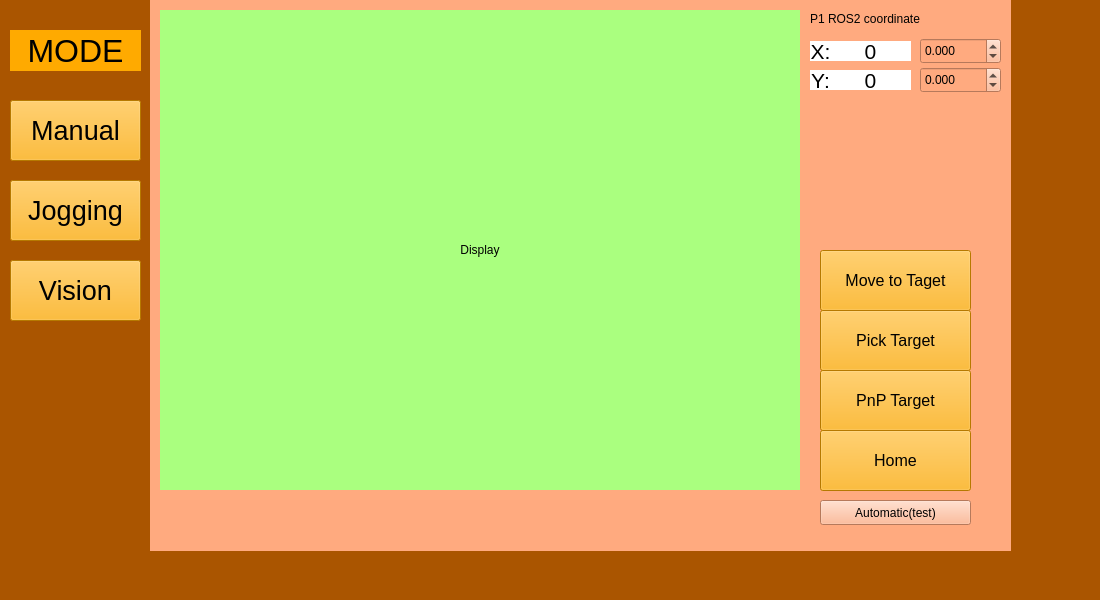
<?xml version="1.0" encoding="UTF-8"?>
<ui version="4.0">
 <class>MainWindow</class>
 <widget class="QMainWindow" name="MainWindow">
  <property name="geometry">
   <rect>
    <x>0</x>
    <y>0</y>
    <width>1100</width>
    <height>600</height>
   </rect>
  </property>
  <property name="windowTitle">
   <string>MainWindow</string>
  </property>
  <property name="styleSheet">
   <string notr="true">background-color: rgb(170, 85, 0);</string>
  </property>
  <widget class="QWidget" name="centralwidget">
   <widget class="QStackedWidget" name="stackedWidget">
    <property name="geometry">
     <rect>
      <x>150</x>
      <y>0</y>
      <width>861</width>
      <height>551</height>
     </rect>
    </property>
    <property name="styleSheet">
     <string notr="true">background-color: rgb(255, 170, 127);</string>
    </property>
    <property name="currentIndex">
     <number>1</number>
    </property>
    <widget class="QWidget" name="manpage">
     <widget class="QSlider" name="horizontalSlider_2">
      <property name="geometry">
       <rect>
        <x>70</x>
        <y>240</y>
        <width>271</width>
        <height>31</height>
       </rect>
      </property>
      <property name="cursor">
       <cursorShape>PointingHandCursor</cursorShape>
      </property>
      <property name="mouseTracking">
       <bool>false</bool>
      </property>
      <property name="tabletTracking">
       <bool>false</bool>
      </property>
      <property name="styleSheet">
       <string notr="true">background-color: rgb(255, 170, 0);</string>
      </property>
      <property name="maximum">
       <number>150</number>
      </property>
      <property name="orientation">
       <enum>Qt::Horizontal</enum>
      </property>
     </widget>
     <widget class="QPushButton" name="home_bottom">
      <property name="geometry">
       <rect>
        <x>460</x>
        <y>170</y>
        <width>111</width>
        <height>61</height>
       </rect>
      </property>
      <property name="font">
       <font>
        <pointsize>12</pointsize>
       </font>
      </property>
      <property name="styleSheet">
       <string notr="true">background-color: rgb(255, 170, 0);</string>
      </property>
      <property name="text">
       <string>Home</string>
      </property>
     </widget>
     <widget class="QLabel" name="Z_core">
      <property name="geometry">
       <rect>
        <x>160</x>
        <y>300</y>
        <width>101</width>
        <height>41</height>
       </rect>
      </property>
      <property name="font">
       <font>
        <pointsize>24</pointsize>
       </font>
      </property>
      <property name="styleSheet">
       <string notr="true">background-color: rgb(255, 170, 0);</string>
      </property>
      <property name="text">
       <string>0</string>
      </property>
      <property name="alignment">
       <set>Qt::AlignCenter</set>
      </property>
     </widget>
     <widget class="QSlider" name="horizontalSlider_3">
      <property name="geometry">
       <rect>
        <x>70</x>
        <y>350</y>
        <width>271</width>
        <height>31</height>
       </rect>
      </property>
      <property name="cursor">
       <cursorShape>PointingHandCursor</cursorShape>
      </property>
      <property name="mouseTracking">
       <bool>false</bool>
      </property>
      <property name="tabletTracking">
       <bool>false</bool>
      </property>
      <property name="styleSheet">
       <string notr="true">background-color: rgb(255, 170, 0);</string>
      </property>
      <property name="maximum">
       <number>120</number>
      </property>
      <property name="orientation">
       <enum>Qt::Horizontal</enum>
      </property>
     </widget>
     <widget class="QPushButton" name="start_bottom">
      <property name="geometry">
       <rect>
        <x>460</x>
        <y>240</y>
        <width>111</width>
        <height>61</height>
       </rect>
      </property>
      <property name="font">
       <font>
        <pointsize>12</pointsize>
       </font>
      </property>
      <property name="styleSheet">
       <string notr="true">background-color: rgb(255, 170, 0);</string>
      </property>
      <property name="text">
       <string>Start</string>
      </property>
     </widget>
     <widget class="QLabel" name="label">
      <property name="geometry">
       <rect>
        <x>80</x>
        <y>300</y>
        <width>41</width>
        <height>41</height>
       </rect>
      </property>
      <property name="font">
       <font>
        <pointsize>14</pointsize>
       </font>
      </property>
      <property name="layoutDirection">
       <enum>Qt::LeftToRight</enum>
      </property>
      <property name="styleSheet">
       <string notr="true">background-color: rgb(255, 170, 0);</string>
      </property>
      <property name="text">
       <string>Z -</string>
      </property>
      <property name="alignment">
       <set>Qt::AlignCenter</set>
      </property>
     </widget>
     <widget class="QLabel" name="label_4">
      <property name="geometry">
       <rect>
        <x>300</x>
        <y>190</y>
        <width>41</width>
        <height>41</height>
       </rect>
      </property>
      <property name="font">
       <font>
        <pointsize>14</pointsize>
       </font>
      </property>
      <property name="layoutDirection">
       <enum>Qt::LeftToRight</enum>
      </property>
      <property name="styleSheet">
       <string notr="true">background-color: rgb(255, 170, 0);</string>
      </property>
      <property name="text">
       <string>Y +</string>
      </property>
      <property name="alignment">
       <set>Qt::AlignCenter</set>
      </property>
     </widget>
     <widget class="QLabel" name="label_5">
      <property name="geometry">
       <rect>
        <x>300</x>
        <y>300</y>
        <width>41</width>
        <height>41</height>
       </rect>
      </property>
      <property name="font">
       <font>
        <pointsize>14</pointsize>
       </font>
      </property>
      <property name="layoutDirection">
       <enum>Qt::LeftToRight</enum>
      </property>
      <property name="styleSheet">
       <string notr="true">background-color: rgb(255, 170, 0);</string>
      </property>
      <property name="text">
       <string>Z +</string>
      </property>
      <property name="alignment">
       <set>Qt::AlignCenter</set>
      </property>
     </widget>
     <widget class="QLabel" name="X_core">
      <property name="geometry">
       <rect>
        <x>160</x>
        <y>80</y>
        <width>101</width>
        <height>41</height>
       </rect>
      </property>
      <property name="font">
       <font>
        <pointsize>24</pointsize>
       </font>
      </property>
      <property name="styleSheet">
       <string notr="true">background-color: rgb(255, 170, 0);</string>
      </property>
      <property name="text">
       <string>0</string>
      </property>
      <property name="alignment">
       <set>Qt::AlignCenter</set>
      </property>
     </widget>
     <widget class="QLabel" name="label_3">
      <property name="geometry">
       <rect>
        <x>80</x>
        <y>80</y>
        <width>41</width>
        <height>41</height>
       </rect>
      </property>
      <property name="font">
       <font>
        <pointsize>14</pointsize>
       </font>
      </property>
      <property name="layoutDirection">
       <enum>Qt::LeftToRight</enum>
      </property>
      <property name="styleSheet">
       <string notr="true">background-color: rgb(255, 170, 0);</string>
      </property>
      <property name="text">
       <string>X -</string>
      </property>
      <property name="alignment">
       <set>Qt::AlignCenter</set>
      </property>
     </widget>
     <widget class="QLabel" name="Y_core">
      <property name="geometry">
       <rect>
        <x>160</x>
        <y>190</y>
        <width>101</width>
        <height>41</height>
       </rect>
      </property>
      <property name="font">
       <font>
        <pointsize>24</pointsize>
       </font>
      </property>
      <property name="styleSheet">
       <string notr="true">background-color: rgb(255, 170, 0);</string>
      </property>
      <property name="text">
       <string>0</string>
      </property>
      <property name="alignment">
       <set>Qt::AlignCenter</set>
      </property>
     </widget>
     <widget class="QLabel" name="label_2">
      <property name="geometry">
       <rect>
        <x>80</x>
        <y>190</y>
        <width>41</width>
        <height>41</height>
       </rect>
      </property>
      <property name="font">
       <font>
        <pointsize>14</pointsize>
       </font>
      </property>
      <property name="layoutDirection">
       <enum>Qt::LeftToRight</enum>
      </property>
      <property name="styleSheet">
       <string notr="true">background-color: rgb(255, 170, 0);</string>
      </property>
      <property name="text">
       <string>Y -</string>
      </property>
      <property name="alignment">
       <set>Qt::AlignCenter</set>
      </property>
     </widget>
     <widget class="QSlider" name="horizontalSlider_1">
      <property name="geometry">
       <rect>
        <x>70</x>
        <y>140</y>
        <width>271</width>
        <height>31</height>
       </rect>
      </property>
      <property name="cursor">
       <cursorShape>PointingHandCursor</cursorShape>
      </property>
      <property name="mouseTracking">
       <bool>false</bool>
      </property>
      <property name="tabletTracking">
       <bool>false</bool>
      </property>
      <property name="focusPolicy">
       <enum>Qt::WheelFocus</enum>
      </property>
      <property name="autoFillBackground">
       <bool>false</bool>
      </property>
      <property name="styleSheet">
       <string notr="true">background-color: rgb(255, 170, 0);</string>
      </property>
      <property name="maximum">
       <number>240</number>
      </property>
      <property name="orientation">
       <enum>Qt::Horizontal</enum>
      </property>
     </widget>
     <widget class="QLabel" name="label_6">
      <property name="geometry">
       <rect>
        <x>300</x>
        <y>80</y>
        <width>41</width>
        <height>41</height>
       </rect>
      </property>
      <property name="font">
       <font>
        <pointsize>14</pointsize>
       </font>
      </property>
      <property name="layoutDirection">
       <enum>Qt::LeftToRight</enum>
      </property>
      <property name="styleSheet">
       <string notr="true">background-color: rgb(255, 170, 0);</string>
      </property>
      <property name="text">
       <string>X +</string>
      </property>
      <property name="alignment">
       <set>Qt::AlignCenter</set>
      </property>
     </widget>
     <widget class="QLabel" name="label_7">
      <property name="geometry">
       <rect>
        <x>40</x>
        <y>30</y>
        <width>311</width>
        <height>41</height>
       </rect>
      </property>
      <property name="font">
       <font>
        <pointsize>24</pointsize>
       </font>
      </property>
      <property name="styleSheet">
       <string notr="true">background-color: rgb(255, 170, 0);</string>
      </property>
      <property name="text">
       <string>Joint Positions (mm)</string>
      </property>
      <property name="alignment">
       <set>Qt::AlignCenter</set>
      </property>
     </widget>
     <widget class="QPushButton" name="Initial_bottom">
      <property name="geometry">
       <rect>
        <x>460</x>
        <y>100</y>
        <width>111</width>
        <height>61</height>
       </rect>
      </property>
      <property name="font">
       <font>
        <pointsize>12</pointsize>
       </font>
      </property>
      <property name="styleSheet">
       <string notr="true">background-color: rgb(255, 170, 0);</string>
      </property>
      <property name="text">
       <string>Initial</string>
      </property>
     </widget>
     <widget class="QLabel" name="label_28">
      <property name="geometry">
       <rect>
        <x>390</x>
        <y>40</y>
        <width>251</width>
        <height>41</height>
       </rect>
      </property>
      <property name="font">
       <font>
        <pointsize>24</pointsize>
       </font>
      </property>
      <property name="styleSheet">
       <string notr="true">background-color: rgb(255, 170, 0);</string>
      </property>
      <property name="text">
       <string>Manual Mode</string>
      </property>
      <property name="alignment">
       <set>Qt::AlignCenter</set>
      </property>
     </widget>
    </widget>
    <widget class="QWidget" name="visionpage">
     <widget class="QLabel" name="Display">
      <property name="geometry">
       <rect>
        <x>10</x>
        <y>10</y>
        <width>640</width>
        <height>480</height>
       </rect>
      </property>
      <property name="styleSheet">
       <string notr="true">background-color: rgb(170, 255, 127);</string>
      </property>
      <property name="text">
       <string>Display</string>
      </property>
      <property name="alignment">
       <set>Qt::AlignCenter</set>
      </property>
     </widget>
     <widget class="QPushButton" name="home_bt">
      <property name="geometry">
       <rect>
        <x>670</x>
        <y>430</y>
        <width>151</width>
        <height>61</height>
       </rect>
      </property>
      <property name="font">
       <font>
        <pointsize>12</pointsize>
       </font>
      </property>
      <property name="styleSheet">
       <string notr="true">background-color: rgb(255, 170, 0);</string>
      </property>
      <property name="text">
       <string>Home</string>
      </property>
     </widget>
     <widget class="QPushButton" name="Gopoint">
      <property name="geometry">
       <rect>
        <x>670</x>
        <y>250</y>
        <width>151</width>
        <height>61</height>
       </rect>
      </property>
      <property name="font">
       <font>
        <pointsize>12</pointsize>
       </font>
      </property>
      <property name="styleSheet">
       <string notr="true">background-color: rgb(255, 170, 0);</string>
      </property>
      <property name="text">
       <string>Move to Taget</string>
      </property>
     </widget>
     <widget class="QPushButton" name="pnp_bt">
      <property name="geometry">
       <rect>
        <x>670</x>
        <y>370</y>
        <width>151</width>
        <height>61</height>
       </rect>
      </property>
      <property name="font">
       <font>
        <pointsize>12</pointsize>
       </font>
      </property>
      <property name="styleSheet">
       <string notr="true">background-color: rgb(255, 170, 0);</string>
      </property>
      <property name="text">
       <string>PnP Target</string>
      </property>
     </widget>
     <widget class="QLabel" name="label_18">
      <property name="geometry">
       <rect>
        <x>660</x>
        <y>70</y>
        <width>21</width>
        <height>20</height>
       </rect>
      </property>
      <property name="font">
       <font>
        <pointsize>16</pointsize>
       </font>
      </property>
      <property name="styleSheet">
       <string notr="true">background-color: rgb(255, 255, 255);</string>
      </property>
      <property name="text">
       <string>Y:</string>
      </property>
      <property name="alignment">
       <set>Qt::AlignCenter</set>
      </property>
     </widget>
     <widget class="QLabel" name="label_15">
      <property name="geometry">
       <rect>
        <x>660</x>
        <y>10</y>
        <width>141</width>
        <height>17</height>
       </rect>
      </property>
      <property name="text">
       <string>P1 ROS2 coordinate</string>
      </property>
     </widget>
     <widget class="QLabel" name="Vision_X">
      <property name="geometry">
       <rect>
        <x>680</x>
        <y>41</y>
        <width>81</width>
        <height>20</height>
       </rect>
      </property>
      <property name="font">
       <font>
        <pointsize>16</pointsize>
       </font>
      </property>
      <property name="styleSheet">
       <string notr="true">background-color: rgb(255, 255, 255);</string>
      </property>
      <property name="text">
       <string>0</string>
      </property>
      <property name="alignment">
       <set>Qt::AlignCenter</set>
      </property>
     </widget>
     <widget class="QLabel" name="Vision_Y">
      <property name="geometry">
       <rect>
        <x>680</x>
        <y>70</y>
        <width>81</width>
        <height>20</height>
       </rect>
      </property>
      <property name="font">
       <font>
        <pointsize>16</pointsize>
       </font>
      </property>
      <property name="styleSheet">
       <string notr="true">background-color: rgb(255, 255, 255);</string>
      </property>
      <property name="text">
       <string>0</string>
      </property>
      <property name="alignment">
       <set>Qt::AlignCenter</set>
      </property>
     </widget>
     <widget class="QLabel" name="label_16">
      <property name="geometry">
       <rect>
        <x>660</x>
        <y>41</y>
        <width>21</width>
        <height>20</height>
       </rect>
      </property>
      <property name="font">
       <font>
        <pointsize>16</pointsize>
       </font>
      </property>
      <property name="styleSheet">
       <string notr="true">background-color: rgb(255, 255, 255);</string>
      </property>
      <property name="text">
       <string>X:</string>
      </property>
      <property name="alignment">
       <set>Qt::AlignCenter</set>
      </property>
     </widget>
     <widget class="QPushButton" name="pick_target_bt">
      <property name="geometry">
       <rect>
        <x>670</x>
        <y>310</y>
        <width>151</width>
        <height>61</height>
       </rect>
      </property>
      <property name="font">
       <font>
        <pointsize>12</pointsize>
       </font>
      </property>
      <property name="styleSheet">
       <string notr="true">background-color: rgb(255, 170, 0);</string>
      </property>
      <property name="text">
       <string>Pick Target</string>
      </property>
     </widget>
     <widget class="QDoubleSpinBox" name="x_offset_spin">
      <property name="geometry">
       <rect>
        <x>770</x>
        <y>38</y>
        <width>81</width>
        <height>26</height>
       </rect>
      </property>
      <property name="decimals">
       <number>3</number>
      </property>
      <property name="minimum">
       <double>-99.989999999999995</double>
      </property>
      <property name="singleStep">
       <double>0.010000000000000</double>
      </property>
     </widget>
     <widget class="QDoubleSpinBox" name="y_offset_spin">
      <property name="geometry">
       <rect>
        <x>770</x>
        <y>67</y>
        <width>81</width>
        <height>26</height>
       </rect>
      </property>
      <property name="decimals">
       <number>3</number>
      </property>
      <property name="minimum">
       <double>-99.989999999999995</double>
      </property>
      <property name="singleStep">
       <double>0.010000000000000</double>
      </property>
      <property name="stepType">
       <enum>QAbstractSpinBox::DefaultStepType</enum>
      </property>
      <property name="value">
       <double>0.000000000000000</double>
      </property>
     </widget>
     <widget class="QPushButton" name="auto_bt">
      <property name="geometry">
       <rect>
        <x>670</x>
        <y>500</y>
        <width>151</width>
        <height>25</height>
       </rect>
      </property>
      <property name="text">
       <string>Automatic(test)</string>
      </property>
     </widget>
    </widget>
    <widget class="QWidget" name="jogpage">
     <widget class="QPushButton" name="jogxu">
      <property name="geometry">
       <rect>
        <x>526</x>
        <y>90</y>
        <width>91</width>
        <height>51</height>
       </rect>
      </property>
      <property name="styleSheet">
       <string notr="true">background-color: rgb(170, 255, 127);</string>
      </property>
      <property name="text">
       <string>Up</string>
      </property>
      <property name="icon">
       <iconset theme="Arrow">
        <normaloff>../GUIVision</normaloff>../GUIVision</iconset>
      </property>
     </widget>
     <widget class="QPushButton" name="jogyd">
      <property name="geometry">
       <rect>
        <x>260</x>
        <y>200</y>
        <width>91</width>
        <height>51</height>
       </rect>
      </property>
      <property name="styleSheet">
       <string notr="true">background-color: rgb(255, 85, 0);</string>
      </property>
      <property name="text">
       <string>Down</string>
      </property>
     </widget>
     <widget class="QPushButton" name="jogxd">
      <property name="geometry">
       <rect>
        <x>260</x>
        <y>90</y>
        <width>91</width>
        <height>51</height>
       </rect>
      </property>
      <property name="styleSheet">
       <string notr="true">background-color: rgb(255, 85, 0);</string>
      </property>
      <property name="text">
       <string>Down</string>
      </property>
     </widget>
     <widget class="QPushButton" name="jogyu">
      <property name="geometry">
       <rect>
        <x>526</x>
        <y>200</y>
        <width>91</width>
        <height>51</height>
       </rect>
      </property>
      <property name="styleSheet">
       <string notr="true">background-color: rgb(170, 255, 127);</string>
      </property>
      <property name="text">
       <string>Up</string>
      </property>
     </widget>
     <widget class="QPushButton" name="jogzd">
      <property name="geometry">
       <rect>
        <x>260</x>
        <y>310</y>
        <width>91</width>
        <height>51</height>
       </rect>
      </property>
      <property name="styleSheet">
       <string notr="true">background-color: rgb(255, 85, 0);</string>
      </property>
      <property name="text">
       <string>Down</string>
      </property>
     </widget>
     <widget class="QPushButton" name="jogzu">
      <property name="geometry">
       <rect>
        <x>526</x>
        <y>310</y>
        <width>91</width>
        <height>51</height>
       </rect>
      </property>
      <property name="styleSheet">
       <string notr="true">background-color: rgb(170, 255, 127);</string>
      </property>
      <property name="text">
       <string>Up</string>
      </property>
     </widget>
     <widget class="QLabel" name="label_9">
      <property name="geometry">
       <rect>
        <x>286</x>
        <y>260</y>
        <width>41</width>
        <height>41</height>
       </rect>
      </property>
      <property name="font">
       <font>
        <pointsize>14</pointsize>
       </font>
      </property>
      <property name="layoutDirection">
       <enum>Qt::LeftToRight</enum>
      </property>
      <property name="styleSheet">
       <string notr="true">background-color: rgb(255, 170, 0);</string>
      </property>
      <property name="text">
       <string>Z -</string>
      </property>
      <property name="alignment">
       <set>Qt::AlignCenter</set>
      </property>
     </widget>
     <widget class="QLabel" name="label_10">
      <property name="geometry">
       <rect>
        <x>286</x>
        <y>40</y>
        <width>41</width>
        <height>41</height>
       </rect>
      </property>
      <property name="font">
       <font>
        <pointsize>14</pointsize>
       </font>
      </property>
      <property name="layoutDirection">
       <enum>Qt::LeftToRight</enum>
      </property>
      <property name="styleSheet">
       <string notr="true">background-color: rgb(255, 170, 0);</string>
      </property>
      <property name="text">
       <string>X -</string>
      </property>
      <property name="alignment">
       <set>Qt::AlignCenter</set>
      </property>
     </widget>
     <widget class="QLabel" name="label_11">
      <property name="geometry">
       <rect>
        <x>556</x>
        <y>260</y>
        <width>41</width>
        <height>41</height>
       </rect>
      </property>
      <property name="font">
       <font>
        <pointsize>14</pointsize>
       </font>
      </property>
      <property name="layoutDirection">
       <enum>Qt::LeftToRight</enum>
      </property>
      <property name="styleSheet">
       <string notr="true">background-color: rgb(255, 170, 0);</string>
      </property>
      <property name="text">
       <string>Z +</string>
      </property>
      <property name="alignment">
       <set>Qt::AlignCenter</set>
      </property>
     </widget>
     <widget class="QLabel" name="label_12">
      <property name="geometry">
       <rect>
        <x>556</x>
        <y>150</y>
        <width>41</width>
        <height>41</height>
       </rect>
      </property>
      <property name="font">
       <font>
        <pointsize>14</pointsize>
       </font>
      </property>
      <property name="layoutDirection">
       <enum>Qt::LeftToRight</enum>
      </property>
      <property name="styleSheet">
       <string notr="true">background-color: rgb(255, 170, 0);</string>
      </property>
      <property name="text">
       <string>Y +</string>
      </property>
      <property name="alignment">
       <set>Qt::AlignCenter</set>
      </property>
     </widget>
     <widget class="QLabel" name="label_13">
      <property name="geometry">
       <rect>
        <x>286</x>
        <y>150</y>
        <width>41</width>
        <height>41</height>
       </rect>
      </property>
      <property name="font">
       <font>
        <pointsize>14</pointsize>
       </font>
      </property>
      <property name="layoutDirection">
       <enum>Qt::LeftToRight</enum>
      </property>
      <property name="styleSheet">
       <string notr="true">background-color: rgb(255, 170, 0);</string>
      </property>
      <property name="text">
       <string>Y -</string>
      </property>
      <property name="alignment">
       <set>Qt::AlignCenter</set>
      </property>
     </widget>
     <widget class="QLabel" name="label_14">
      <property name="geometry">
       <rect>
        <x>556</x>
        <y>40</y>
        <width>41</width>
        <height>41</height>
       </rect>
      </property>
      <property name="font">
       <font>
        <pointsize>14</pointsize>
       </font>
      </property>
      <property name="layoutDirection">
       <enum>Qt::LeftToRight</enum>
      </property>
      <property name="styleSheet">
       <string notr="true">background-color: rgb(255, 170, 0);</string>
      </property>
      <property name="text">
       <string>X +</string>
      </property>
      <property name="alignment">
       <set>Qt::AlignCenter</set>
      </property>
     </widget>
     <widget class="QLabel" name="Z_core_j">
      <property name="geometry">
       <rect>
        <x>386</x>
        <y>310</y>
        <width>101</width>
        <height>51</height>
       </rect>
      </property>
      <property name="font">
       <font>
        <pointsize>24</pointsize>
       </font>
      </property>
      <property name="styleSheet">
       <string notr="true">background-color: rgb(255, 170, 0);</string>
      </property>
      <property name="text">
       <string>0</string>
      </property>
      <property name="alignment">
       <set>Qt::AlignCenter</set>
      </property>
     </widget>
     <widget class="QLabel" name="X_core_j">
      <property name="geometry">
       <rect>
        <x>386</x>
        <y>90</y>
        <width>101</width>
        <height>51</height>
       </rect>
      </property>
      <property name="font">
       <font>
        <pointsize>24</pointsize>
       </font>
      </property>
      <property name="styleSheet">
       <string notr="true">background-color: rgb(255, 170, 0);</string>
      </property>
      <property name="text">
       <string>0</string>
      </property>
      <property name="alignment">
       <set>Qt::AlignCenter</set>
      </property>
     </widget>
     <widget class="QLabel" name="Y_core_j">
      <property name="geometry">
       <rect>
        <x>386</x>
        <y>200</y>
        <width>101</width>
        <height>51</height>
       </rect>
      </property>
      <property name="font">
       <font>
        <pointsize>24</pointsize>
       </font>
      </property>
      <property name="styleSheet">
       <string notr="true">background-color: rgb(255, 170, 0);</string>
      </property>
      <property name="text">
       <string>0</string>
      </property>
      <property name="alignment">
       <set>Qt::AlignCenter</set>
      </property>
     </widget>
     <widget class="QLabel" name="X_core_j_2">
      <property name="geometry">
       <rect>
        <x>350</x>
        <y>30</y>
        <width>171</width>
        <height>51</height>
       </rect>
      </property>
      <property name="font">
       <font>
        <pointsize>24</pointsize>
       </font>
      </property>
      <property name="styleSheet">
       <string notr="true">background-color: rgb(255, 170, 0);</string>
      </property>
      <property name="text">
       <string>Millimeters</string>
      </property>
      <property name="alignment">
       <set>Qt::AlignCenter</set>
      </property>
     </widget>
     <widget class="QLineEdit" name="lineEdit">
      <property name="geometry">
       <rect>
        <x>30</x>
        <y>190</y>
        <width>161</width>
        <height>51</height>
       </rect>
      </property>
      <property name="font">
       <font>
        <pointsize>18</pointsize>
       </font>
      </property>
      <property name="text">
       <string>0</string>
      </property>
      <property name="cursorPosition">
       <number>1</number>
      </property>
      <property name="alignment">
       <set>Qt::AlignCenter</set>
      </property>
     </widget>
     <widget class="QLabel" name="X_core_j_3">
      <property name="geometry">
       <rect>
        <x>40</x>
        <y>130</y>
        <width>151</width>
        <height>51</height>
       </rect>
      </property>
      <property name="font">
       <font>
        <pointsize>14</pointsize>
       </font>
      </property>
      <property name="styleSheet">
       <string notr="true">background-color: rgb(255, 170, 0);</string>
      </property>
      <property name="text">
       <string>Setting (mm)</string>
      </property>
      <property name="alignment">
       <set>Qt::AlignCenter</set>
      </property>
     </widget>
     <widget class="QPushButton" name="selectbot">
      <property name="geometry">
       <rect>
        <x>20</x>
        <y>260</y>
        <width>81</width>
        <height>51</height>
       </rect>
      </property>
      <property name="styleSheet">
       <string notr="true">background-color: rgb(255, 85, 0);</string>
      </property>
      <property name="text">
       <string>Select</string>
      </property>
     </widget>
     <widget class="QPushButton" name="Restsetbot">
      <property name="geometry">
       <rect>
        <x>130</x>
        <y>260</y>
        <width>81</width>
        <height>51</height>
       </rect>
      </property>
      <property name="styleSheet">
       <string notr="true">background-color: rgb(170, 255, 127);</string>
      </property>
      <property name="text">
       <string>Reset</string>
      </property>
     </widget>
    </widget>
   </widget>
   <widget class="QPushButton" name="mannualMode">
    <property name="geometry">
     <rect>
      <x>10</x>
      <y>100</y>
      <width>131</width>
      <height>61</height>
     </rect>
    </property>
    <property name="font">
     <font>
      <pointsize>20</pointsize>
     </font>
    </property>
    <property name="styleSheet">
     <string notr="true">background-color: rgb(255, 170, 0);</string>
    </property>
    <property name="text">
     <string>Manual</string>
    </property>
   </widget>
   <widget class="QLabel" name="label_8">
    <property name="geometry">
     <rect>
      <x>10</x>
      <y>30</y>
      <width>131</width>
      <height>41</height>
     </rect>
    </property>
    <property name="font">
     <font>
      <pointsize>24</pointsize>
     </font>
    </property>
    <property name="styleSheet">
     <string notr="true">background-color: rgb(255, 170, 0);</string>
    </property>
    <property name="text">
     <string>MODE</string>
    </property>
    <property name="alignment">
     <set>Qt::AlignCenter</set>
    </property>
   </widget>
   <widget class="QPushButton" name="jogMode">
    <property name="geometry">
     <rect>
      <x>10</x>
      <y>180</y>
      <width>131</width>
      <height>61</height>
     </rect>
    </property>
    <property name="font">
     <font>
      <pointsize>20</pointsize>
     </font>
    </property>
    <property name="styleSheet">
     <string notr="true">background-color: rgb(255, 170, 0);</string>
    </property>
    <property name="text">
     <string>Jogging</string>
    </property>
   </widget>
   <widget class="QPushButton" name="VSMode">
    <property name="geometry">
     <rect>
      <x>10</x>
      <y>260</y>
      <width>131</width>
      <height>61</height>
     </rect>
    </property>
    <property name="font">
     <font>
      <pointsize>20</pointsize>
     </font>
    </property>
    <property name="styleSheet">
     <string notr="true">background-color: rgb(255, 170, 0);</string>
    </property>
    <property name="text">
     <string>Vision</string>
    </property>
   </widget>
  </widget>
  <widget class="QMenuBar" name="menubar">
   <property name="geometry">
    <rect>
     <x>0</x>
     <y>0</y>
     <width>1100</width>
     <height>22</height>
    </rect>
   </property>
  </widget>
  <widget class="QStatusBar" name="statusbar"/>
 </widget>
 <resources/>
 <connections>
  <connection>
   <sender>horizontalSlider_3</sender>
   <signal>valueChanged(int)</signal>
   <receiver>Z_core</receiver>
   <slot>setNum(int)</slot>
   <hints>
    <hint type="sourcelabel">
     <x>354</x>
     <y>394</y>
    </hint>
    <hint type="destinationlabel">
     <x>373</x>
     <y>337</y>
    </hint>
   </hints>
  </connection>
  <connection>
   <sender>horizontalSlider_2</sender>
   <signal>valueChanged(int)</signal>
   <receiver>Y_core</receiver>
   <slot>setNum(int)</slot>
   <hints>
    <hint type="sourcelabel">
     <x>385</x>
     <y>294</y>
    </hint>
    <hint type="destinationlabel">
     <x>379</x>
     <y>252</y>
    </hint>
   </hints>
  </connection>
  <connection>
   <sender>horizontalSlider_1</sender>
   <signal>valueChanged(int)</signal>
   <receiver>X_core</receiver>
   <slot>setNum(int)</slot>
   <hints>
    <hint type="sourcelabel">
     <x>368</x>
     <y>178</y>
    </hint>
    <hint type="destinationlabel">
     <x>361</x>
     <y>139</y>
    </hint>
   </hints>
  </connection>
 </connections>
</ui>
